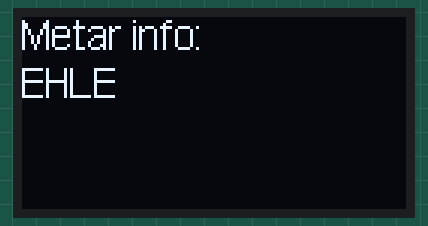
Simulated run of this sketch. Board: ESP8266 (NodeMCU). Shown: 128×64 one-colour display. WiFi joins after 1.5 s; servers stay silent unless stated; network time is answered at once with the bench clock; uploads are accepted with an empty reply; the local clock reads 2024-03-15 10:24:30 at power-on unless the sketch sets it; not simulated (calls return 0 or success): wifiCreds.h; what the sketch prints to the serial monitor is not drawn.

Above: at 0.1 s.

The sketch:

ESP8266-METAR-Display.ino
```cpp
// Combined url: www.aviationweather.gov/adds/dataserver_current/httpparam?dataSource=metars&requestType=retrieve&format=xml&hoursBeforeNow=3&mostRecentForEachStation=true&stationString=EHLE
// http://oleddisplay.squix.ch/#/home
// Website: https://javl.github.io/image2cpp/
// https://www.youtube.com/watch?v=QFubFhrEfmQ

// max 44 characters (* 2 so 88 characters max from top to bottom)

#include "main.h"
#include "errorCodes.h"

// Buffer to print line on oled display
char reply[21];

const char* HOME_BASE_AIRPORT = "EHLE";

// Enable serial output showing code sequence
const bool SERIAL_DEBUG_SEQUENCE_OUTPUT = false;

void setup() {
  setupOled();

  Serial.begin(BAUD_RATE);

  setupWifi();

  displayIpAddress();
  delay(DISPLAY_IP_ADDR_DELAY);
}

void loop() {
  char metar[500], condition[6];
  int metarSize;

  scanForClientPhone(ipAddressPhone); // Check if I'm in the house

  adjustContrastForTime(); // Adjust contrast level to current time

  metarSize = getMetarInfo(HOME_BASE_AIRPORT, metar, condition); // Fetch data from server

  for(int i = 0; i < DISPLAY_METAR_ROTATIONS; i++) {
    displayMetarInfo(HOME_BASE_AIRPORT, metar, condition, metarSize, DISPLAY_DATA_TIME); // Show data on display

    printMetarInfoDebug(HOME_BASE_AIRPORT, metar, condition); // Show data on serial monitor
  }
}

void scanForClientPhone(IPAddress addr) {
  // Scan for IP address of smartphone
  // If not available, client is not at home, disable display
  if(!Ping.ping(addr)) {
    Serial.println("Client is offline");

    // Disable screen to save oled
    oledDisplay.clear();
    oledDisplay.home();

    Serial.println("Pinging client");

    uint8_t timeOutCounter = 0;

    while(!Ping.ping(addr)) {
      timeOutCounter++;

      if(timeOutCounter > 5) {

        timeOutCounter = 0;
      }

      Serial.print(".");
      delay(500);
    }

    Serial.print("\n");

  } else {
    Serial.println("Client is online");
  }
}

void displayMetarInfo(const char* airportCode, char* metarResult, char* conditionResult, int metarSize, int displayTextDelay) {
  uint8_t line = LINE_RESET_VALUE;

  // Pointer for index in text
  uint16_t pointerToText = 0;
  uint16_t* pointerToTextPointer = &pointerToText;

  if(SERIAL_DEBUG_SEQUENCE_OUTPUT)
    Serial.println("1");

  bool dataAvailable = true;

  // Reset display
  oledDisplay.clear();
  oledDisplay.home();

  // Display weather condition code
  displayConditionCode(conditionResult, line);
  line++;

  while (dataAvailable) { // Data handler loop
    oledDisplay.clearToEOL();

    if(SERIAL_DEBUG_SEQUENCE_OUTPUT)
      Serial.println("2");

    dataAvailable = getNextLine(metarResult, pointerToTextPointer, metarSize); // Grab new line, adjusted to display width

    if(SERIAL_DEBUG_SEQUENCE_OUTPUT)
      Serial.println("9");

    Serial.print("{line ");
    Serial.print(line);
    Serial.print("} -- ");
    Serial.print("display reply: ");
    Serial.println(reply);

    oledDisplay.println(reply);

    if (line >= MAX_OLED_LINES) { // End of display is reached. Load new data into RAM

      if(SERIAL_DEBUG_SEQUENCE_OUTPUT)
        Serial.println("10");

      line = LINE_RESET_VALUE; // Reset lines

      delay(displayTextDelay); // Delay current display state

      oledDisplay.home();
      oledDisplay.clear(); // Reset display for new data
    } else {
      line++;
    }
  }

  delay(displayTextDelay); // Add delay so last array of data doesn't dissapear instantly
}

// Get the next 20 characters (or up to space to prevent trunction)
bool getNextLine(char* metarResult, uint16_t* pointerToText, int metarSize) {
  // Serial.print("Pointer value: ");
  // Serial.println((int)*pointerToText);

  if(SERIAL_DEBUG_SEQUENCE_OUTPUT)
    Serial.println("3");

  static bool lineBreakInProgress = false;

  // Fill reply array with spaces
  for (uint8_t cnt = 0; cnt < MAX_CHARACTER_COUNT; cnt++) {
    reply[cnt] = ' ';
  }

  if (lineBreakInProgress) {
    lineBreakInProgress = false;
    return true;
  }

  for (uint8_t cnt = 0; cnt < MAX_CHARACTER_COUNT; cnt++) {

    if(*pointerToText < metarSize) {
      char myChar = metarResult[*pointerToText];

      // increment pointer before we return
      (*pointerToText)++;

      if(SERIAL_DEBUG_SEQUENCE_OUTPUT)
        Serial.println("4");

      // Deal with special characters (here, just new lines)
      if (myChar == DATA_END_SYMBOL) {
        // Set the flag that we have a line-break situation
        lineBreakInProgress = true;
        return true;
      }

      reply[cnt] = myChar;
    } else {

      if(SERIAL_DEBUG_SEQUENCE_OUTPUT)
        Serial.println("5");

      *pointerToText = 0;
      return false; // End of data, return dataAvailable = false
    }
  }

  if (reply[(MAX_CHARACTER_COUNT-1)] == ' ') {
    return true; // Final char is a space
  }

  if (metarResult[*pointerToText] == ' ') {

    if(SERIAL_DEBUG_SEQUENCE_OUTPUT)
      Serial.println("6");

    (*pointerToText)++;
    return true; // Next char is a space
  }

  // Track back to last space
  for (uint8_t cnt = (MAX_CHARACTER_COUNT-2); cnt > 0; cnt--) {
    if (reply[cnt] == ' ') {

      // Space fill rest of line and decrement pointer for next line
      for (uint8_t cnt2 = cnt; cnt2 < MAX_CHARACTER_COUNT; cnt2++) {
        reply[cnt2] = ' ';

        if(SERIAL_DEBUG_SEQUENCE_OUTPUT)
          Serial.println("7");

        (*pointerToText)--;
      }

      // If the next character in the string (yet to be printed) is a space
      // increment the pointer so we don't start a line with a space
      if (metarResult[*pointerToText] == ' ') {

        if(SERIAL_DEBUG_SEQUENCE_OUTPUT)
          Serial.println("8");

        (*pointerToText)++; // Next char is a space
      }

      break; // Last space was found, break from for loop
    }
  }
  return true;
}

void displayConditionCode(char* conditionResult, int line) {
  Serial.print("{line ");
  Serial.print(line);
  Serial.print("} -- ");
  Serial.print("display reply: ");
  Serial.println(conditionResult);

  oledDisplay.print("--- ");
  oledDisplay.print(conditionResult);
  oledDisplay.println(" ---");
}

int getMetarInfo(const char* airportCode, char* metarResult, char* conditionResult) {
  const char* airportString = airportCode;
  char c;

  String currentCondition = "";
  String currentMetarRaw = "";
  String currentLine = "";
  int currentMetarCount = 0;

  boolean readingCondition = false;
  boolean readingMetarRaw = false;

  client.setInsecure();

  Serial.println("Starting connection to server...");
  if(!client.connect(SERVER, HTTPSPORT)) {
    Serial.println("Connection failed");
    // Handle failed connection
  } else {
    // Make a HTTP request, and print it to console:
    Serial.println("Connected ...");
    Serial.print("GET ");
    Serial.print(BASE_URI);
    Serial.print(airportString);
    Serial.println(" HTTP/1.1");
    Serial.print("Host: ");
    Serial.println(SERVER);
    Serial.println("User-Agent: LED Map Client");
    Serial.println("Connection: close");
    Serial.println();

    client.print("GET ");
    client.print(BASE_URI);
    client.print(airportString);
    client.println(" HTTP/1.1");
    client.print("Host: ");
    client.println(SERVER);
    client.println("User-Agent: LED Sectional Client");
    client.println("Connection: close");
    client.println();
    client.flush();

    while(client.connected()) {
      c = client.read();
      if (c >= 0) {
        yield();
        currentLine += c;
        if (c == '\n') currentLine = "";

        if (currentLine.endsWith("<raw_text>")) {
          readingMetarRaw = true;
        } else if (readingMetarRaw) {
          if (!currentLine.endsWith("<")) {
            currentMetarRaw += c;
          } else {
            currentMetarRaw += '\0';
            readingMetarRaw = false;
          }
        } else if (currentLine.endsWith("<flight_category>")) {
          readingCondition = true;
        } else if (readingCondition) {
          if (!currentLine.endsWith("<")) {
            currentCondition += c;
          } else {
            currentCondition += '\0';
            readingCondition = false;
          }
        }
      }
    }

    Serial.println("Received values");
    Serial.println("Raw metar: " + currentMetarRaw);
    Serial.println("Flight conditions: " + currentCondition);
    Serial.println("Metar count: " + currentMetarCount);

    // Save results
    strcpy(metarResult, currentMetarRaw.c_str());
    strcpy(conditionResult, currentCondition.c_str());

    // *metarSize = currentMetarCount; // TODO, fix this action, crashes esp8266

    // Get metar string length
    currentMetarCount = currentMetarRaw.length();

    return currentMetarCount;
  }
}

void displayStartupScreen() {
  oledDisplay.clear();
  oledDisplay.home();

  oledDisplay.println("Metar info:");
  oledDisplay.println(HOME_BASE_AIRPORT);

}

void displayIpAddress() {
  oledDisplay.clear();
  oledDisplay.home();

  oledDisplay.setCursor(0,0);
  oledDisplay.print(WiFi.localIP());

  // Debug
  Serial.print("IP addres: ");
  Serial.println(WiFi.localIP());
}

void setOledSettings() {
  // Set display standards
  oledDisplay.setFont(DISPLAY_FONT);

  oledDisplay.displayRemap(ROTATE_IMAGE_180);
}

void setupOled() {
  Wire.begin(SDA_PIN, SCL_PIN);
  Wire.setClock(400000L);

  oledDisplay.begin(&Adafruit128x64, OLED_ADDR, OLED_RESET);

  setOledSettings();
  displayStartupScreen();

  delay(100);
}

uint8_t setupWifi() {
  WiFi.mode(WIFI_STA);

  disconnectedEventHandler = WiFi.onStationModeDisconnected([](const WiFiEventStationModeDisconnected& event)
  {
    Serial.print("\n");
    Serial.println("Station disconnected, trying to reconnect");
    WiFi.begin(ssid, pass);
  });

  WiFi.begin(ssid, pass);

  Serial.print("\n");

  while(WiFi.status() != WL_CONNECTED) {
    delay(500);
    Serial.print(".");
  }

  Serial.print("\n");

  return WiFi.status();
}

void printMetarInfoDebug(const char* airportCode, char* metarResult, char* conditionResult) {
  int i;

  i = 0;
  Serial.print('\n');
  while(i < sizeof(metarResult) || metarResult[i] != '\0') {
    Serial.print(metarResult[i]);

    if(metarResult[i] == '\0') {
      break;
    }

    i++;
  }

  i = 0;
  Serial.print('\n');
  while(i < sizeof(conditionResult) || conditionResult[i] != '\0') {
    Serial.print(conditionResult[i]);

    if(conditionResult[i] == '\0') {
      break;
    }

    i++;
  }

  Serial.print('\n');
}

void adjustContrastForTime() {
  // Time's based on UTC
  int hour = getCurrentHour();

  Serial.print("Current hour: ");
  Serial.println(hour);

  if(hour != HOUR_ERROR_CODE) {
    if(hour < HIGH_CONTRAST_HOUR_HIGH && hour > HIGH_CONTRAST_HOUR_LOW) {
      // Day light period, high contrast
      Serial.println("Set high contrast");
      oledDisplay.setContrast(HIGH_CONTRAST);
    } else {
      // Night period, low contrast
      Serial.println("Set low contrast");
      oledDisplay.setContrast(LOW_CONTRAST);
    }
  }

}

int getCurrentHour() {
  timeClient.update();

  return timeClient.getHours();
}

// --------------------
// TEST SECTION
// --------------------

void testScreen() {
  // Test display!
  /*
  Wire.begin(SDA_PIN, SCL_PIN);
  oledDisplay.begin(SSD1306_SWITCHCAPVCC, OLED_ADDR);

  oledDisplay.setFont(&Dialog_plain_9);
  oledDisplay.setFont(&Dialog_plain_12);

  oledDisplay.setTextColor(WHITE);
  oledDisplay.setRotation(0); // For debugging
  */
}
```

errorCodes.h
```cpp
/*
 * File containing all compiling and runtime error messages
 *
 */

// #if(SSD1306_LCDHEIGHT != 64)
// #error("Height incorrect, please fix Adafruit_SSD1306.h!");
// #endif
```

main.h
```cpp
// #include <SSD1306Ascii.h>

#include <Wire.h>
// #include "font.h"
#include "images.h"
#include <ESP8266WiFi.h>
#include <ESP8266Ping.h>
#include <WiFiClientSecure.h>
#include "wifiCreds.h"
#include <NTPClient.h>
#include <WiFiUdp.h>

// Old font library
// #include <Adafruit_GFX.h>
// #include <Adafruit_SSD1306.h>

// New font library
#include "SSD1306Ascii.h"
#include "SSD1306AsciiWire.h"

// Function declaration
void scanForClientPhone(IPAddress addr);
int getMetarInfo(const char* airportCode, char* metarResult, char* conditionResult);
void displayMetarInfo(const char* airportCode, char* metarResult, char* conditionResult, int metarSize, int displayTextDelay);
void displayConditionCode(char* conditionResult, int line);
void printMetarInfoDebug(const char* airportCode, char* metarResult, char* conditionResult);
void setupOled();
void setOledSettings();
uint8_t setupWifi();
void displayStartupScreen();
void displayIpAddress();
bool getNextLine(char* metarResult, uint16_t* pointerToText, int metarSize);
void adjustContrastForTime();
int getCurrentHour();
void testScreen();
// void Wifi_disconnected(WiFiEvent_t event, WiFiEventInfo_t info);
// void Get_IPAddress(WiFiEvent_t event, WiFiEventInfo_t info);

// Serial definitions
const int BAUD_RATE = 115200;

// Data definitions
const char DATA_END_SYMBOL = '%';

// NTP variables
const uint8_t HOUR_ERROR_CODE = 0;

// Phone definitions
IPAddress ipAddressPhone(192, 168, 2, 168);

// Time definitions
const long utcOffsetInSeconds = 0; // UTC time
const int HIGH_CONTRAST_HOUR_LOW = 6; // These times are in UTC
const int HIGH_CONTRAST_HOUR_HIGH = 18;

// Server definitions
#define SERVER "www.aviationweather.gov"
#define BASE_URI "/adds/dataserver_current/httpparam?dataSource=metars&requestType=retrieve&format=xml&hoursBeforeNow=3&mostRecentForEachStation=true&stationString="
#define HTTPSPORT 443
#define DISPLAY_IP_ADDR_DELAY 2000
#define DATA_REFRESH_DELAY 10000

// Oled definitions
const uint8_t SCREEN_WIDTH = 128;
const uint8_t SCREEN_HEIGHT = 64;
const uint8_t OLED_RESET = 1;
const uint8_t OLED_ADDR = 0x3C;
const uint8_t SCL_PIN = 0;
const uint8_t SDA_PIN = 2;
const uint8_t MAX_OLED_LINES = 4;
const uint8_t LINE_RESET_VALUE = 1;
const uint8_t HIGH_CONTRAST = 255;
const uint8_t LOW_CONTRAST = 0;
const bool ROTATE_IMAGE_180 = true;

// const uint8_t MAX_CHARACTER_COUNT = 20; // Max character count using font lcd5x7
// const int MAX_CHARACTER_COUNT = 9; // Max character count using font Arial14
const int MAX_CHARACTER_COUNT = 16; // Test value

const int DISPLAY_DATA_TIME = 5000;
const int DISPLAY_METAR_ROTATIONS = 5;
const uint8_t* DISPLAY_FONT = Arial14;
/* Fonts to use:
* Arial14
 * fixed_bold10x15
 * font8x8
 * TimesNewRoman16
 * Verdana12
 * X11fixed7x14
 * ZevvPeep8x16
*/

// Wifi event handler object
WiFiEventHandler disconnectedEventHandler;

// NTP object
WiFiUDP ntpUDP;
NTPClient timeClient(ntpUDP, "europe.pool.ntp.org", utcOffsetInSeconds);

// Wifi object
WiFiClientSecure client;

// Oled object
// Adafruit_SSD1306 oledDisplay(SCREEN_WIDTH, SCREEN_HEIGHT, &Wire, OLED_RESET);
SSD1306AsciiWire oledDisplay;

// const char allMyText[] PROGMEM = {"Het was al duidelijk dat mensen afgelopen vrijdag in groten getale zijn gaan tanken, "
//                                     "omdat toen de brandstofprijzen fors omlaag gingen. De dag ervoor, met de oude hoge prijzen, "
//                                     "was dat juist 22 procent minder dan normaal. Ook zaterdag 2 april was het aantal tankbeurten "
//                                     "nog fors hoger, bijna 20 procent."};
const char allMyText[] PROGMEM ={"METAR EHAM 071655Z 28024G34KT 250V320 9999 -SHRA FEW020CB SCT045 "
                                 "06/04 Q0985 RESHRA TEMPO 26035G45KT 4000 SHRAGS="};
```

Source omitted: images.h (data table, 1020 bytes)
